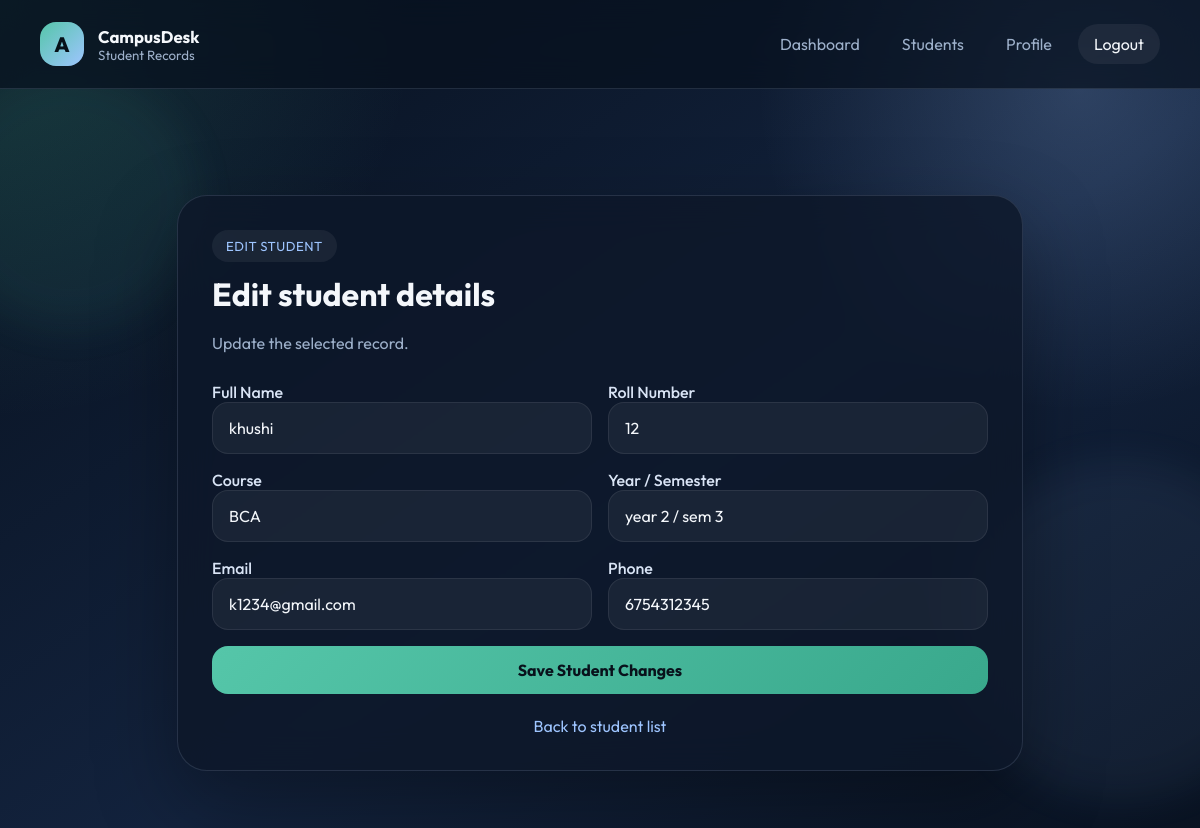
/students/edit/1 (signed in), run on the app's committed database.
### tables this page shows
CREATE TABLE students (
            id INTEGER PRIMARY KEY AUTOINCREMENT,
            full_name TEXT NOT NULL,
            roll_number TEXT NOT NULL UNIQUE,
            course TEXT NOT NULL,
            year_level TEXT NOT NULL,
            email TEXT NOT NULL,
            phone TEXT NOT NULL,
            created_by INTEGER,
            created_at TEXT NOT NULL DEFAULT CURRENT_TIMESTAMP,
            FOREIGN KEY (created_by) REFERENCES users (id)
        );

### app.py (the view, shortened to what this page needs)
@app.route("/students/edit/<int:student_id>", methods=["GET", "POST"])
@login_required
def edit_student(student_id):
    db = get_db()
    student = db.execute("SELECT * FROM students WHERE id = ?", (student_id,)).fetchone()
    if student is None:
        flash("Student record not found.", "danger")
        return redirect(url_for("students"))
    return render_template("edit_student.html", student=student)

### app.py (called while the page is built)
def get_db():
    if "db" not in g:
        g.db = sqlite3.connect(app.config["DATABASE"])
        g.db.row_factory = sqlite3.Row
    return g.db

def login_required(view):
    @wraps(view)
    def wrapped_view(*args, **kwargs):
        if "user_id" not in session:
            flash("Please log in to continue.", "warning")
            return redirect(url_for("login"))
        return view(*args, **kwargs)
    return wrapped_view

@app.before_request
def load_logged_in_user():
    g.current_user = None
    user_id = session.get("user_id")
    if user_id:
        g.current_user = get_db().execute(
            "SELECT * FROM users WHERE id = ?", (user_id,)
        ).fetchone()
        if g.current_user is None:
            session.clear()

@app.context_processor
def inject_now():
    return {"now": datetime.now()}

### templates/edit_student.html (shortened to what this page needs)
{% extends "base.html" %}
{% block content %}
<section class="auth-layout single-focus">
  <div class="auth-card wide-card">
    <div class="card-head">
      <span class="eyebrow">Edit Student</span>
      <h2>Edit student details</h2>
      <p>Update the selected record.</p>
    </div>
    <form method="POST" class="auth-form">
      <div class="two-column">
        <div>
          <label>Full Name</label>
          <input type="text" name="full_name" value="{{ student.full_name }}" required />
        </div>
        <div>
          <label>Roll Number</label>
          <input type="text" name="roll_number" value="{{ student.roll_number }}" required />
        </div>
      </div>
      <div class="two-column">
        <div>
          <label>Course</label>
          <input type="text" name="course" value="{{ student.course }}" required />
        </div>
        <div>
          <label>Year / Semester</label>
          <input type="text" name="year_level" value="{{ student.year_level }}" required />
        </div>
      </div>
      <div class="two-column">
        <div>
          <label>Email</label>
          <input type="email" name="email" value="{{ student.email }}" required />
        </div>
        <div>
          <label>Phone</label>
          <input type="text" name="phone" value="{{ student.phone }}" required />
        </div>
      </div>
      <button type="submit" class="btn-primary">Save Student Changes</button>
    </form>
    <div class="helper-links centered-links">
      <a href="{{ url_for('students') }}">Back to student list</a>
    </div>
  </div>
</section>
{% endblock %}

### static/style.css (style rules this page uses)
:root { --bg: #09111f; --bg-soft: #111c30; --surface: rgba(13, 23, 41, 0.8); --surface-strong: #0f1b31; --surface-light: #172743; --text: #f4f7fb; --muted: #9db0ca; --line: rgba(190, 210, 237, 0.14); --primary: #55c6a9; --primary-dark: #39a88c; --secondary: #9ec5ff; --warning: #f5b85a; --danger: #ef6d72; --success: #58c894; --shadow: 0 30px 80px rgba(0, 0, 0, 0.35); }
* { box-sizing: border-box; }
body { margin: 0; min-height: 100vh; font-family: "Outfit", sans-serif; color: var(--text); background: radial-gradient(circle at top left, rgba(85, 198, 169, 0.18), transparent 28%), radial-gradient(circle at 90% 10%, rgba(158, 197, 255, 0.2), transparent 24%), linear-gradient(145deg, #07101d, #13233e 55%, #08111f); }
a { color: inherit; text-decoration: none; }
button, input, select { font: inherit; }
.content-wrap, .auth-layout, .dashboard-layout, .profile-layout { position: relative; z-index: 1; }
.auth-layout { width: min(1180px, calc(100% - 32px)); margin: 0 auto; min-height: 100vh; display: grid; grid-template-columns: 1.15fr 0.85fr; align-items: center; gap: 34px; padding: 36px 0 48px; }
.single-focus { grid-template-columns: 1fr; max-width: 860px; }
.hero-panel, .auth-card, .panel { background: var(--surface); border: 1px solid var(--line); border-radius: 30px; box-shadow: var(--shadow); backdrop-filter: blur(18px); }
.hero-panel p, .card-head p, .panel p { color: var(--muted); line-height: 1.7; }
.eyebrow { display: inline-flex; padding: 8px 14px; border-radius: 999px; background: rgba(255, 255, 255, 0.06); color: var(--secondary); font-size: 0.82rem; letter-spacing: 0.04em; text-transform: uppercase; }
.feature-card h3, .action-card h3, .panel-header h2, .card-head h2 { margin: 0 0 8px; }
.auth-card { padding: 34px; }
.wide-card { max-width: 860px; margin: 0 auto; }
.card-head { margin-bottom: 24px; }
.card-head h2 { margin-top: 12px; font-size: 2rem; }
.auth-form, .search-form { display: grid; gap: 16px; }
.auth-form label { color: #d9e4f5; font-weight: 500; margin-bottom: -8px; }
.auth-form input, .auth-form select, .search-form input { width: 100%; padding: 15px 16px; border-radius: 16px; border: 1px solid rgba(255, 255, 255, 0.08); background: rgba(255, 255, 255, 0.05); color: var(--text); outline: none; transition: 0.2s ease; }
.two-column { display: grid; grid-template-columns: repeat(2, 1fr); gap: 16px; }
.btn-primary, .btn-secondary, .btn-danger { display: inline-flex; align-items: center; justify-content: center; border: 0; border-radius: 16px; padding: 14px 18px; font-weight: 700; cursor: pointer; transition: transform 0.18s ease, opacity 0.18s ease, background 0.18s ease; }
.btn-primary { background: linear-gradient(135deg, var(--primary), var(--primary-dark)); color: #08111b; }
.helper-links { display: flex; flex-wrap: wrap; gap: 14px; margin-top: 22px; }
.helper-links a { color: var(--secondary); }
.centered-links { justify-content: center; }

### data on the page
students: full_name "khushi", roll_number "12", course "BCA", year_level "year 2 / sem 3", email "k1234@gmail.com", phone "6754312345"
